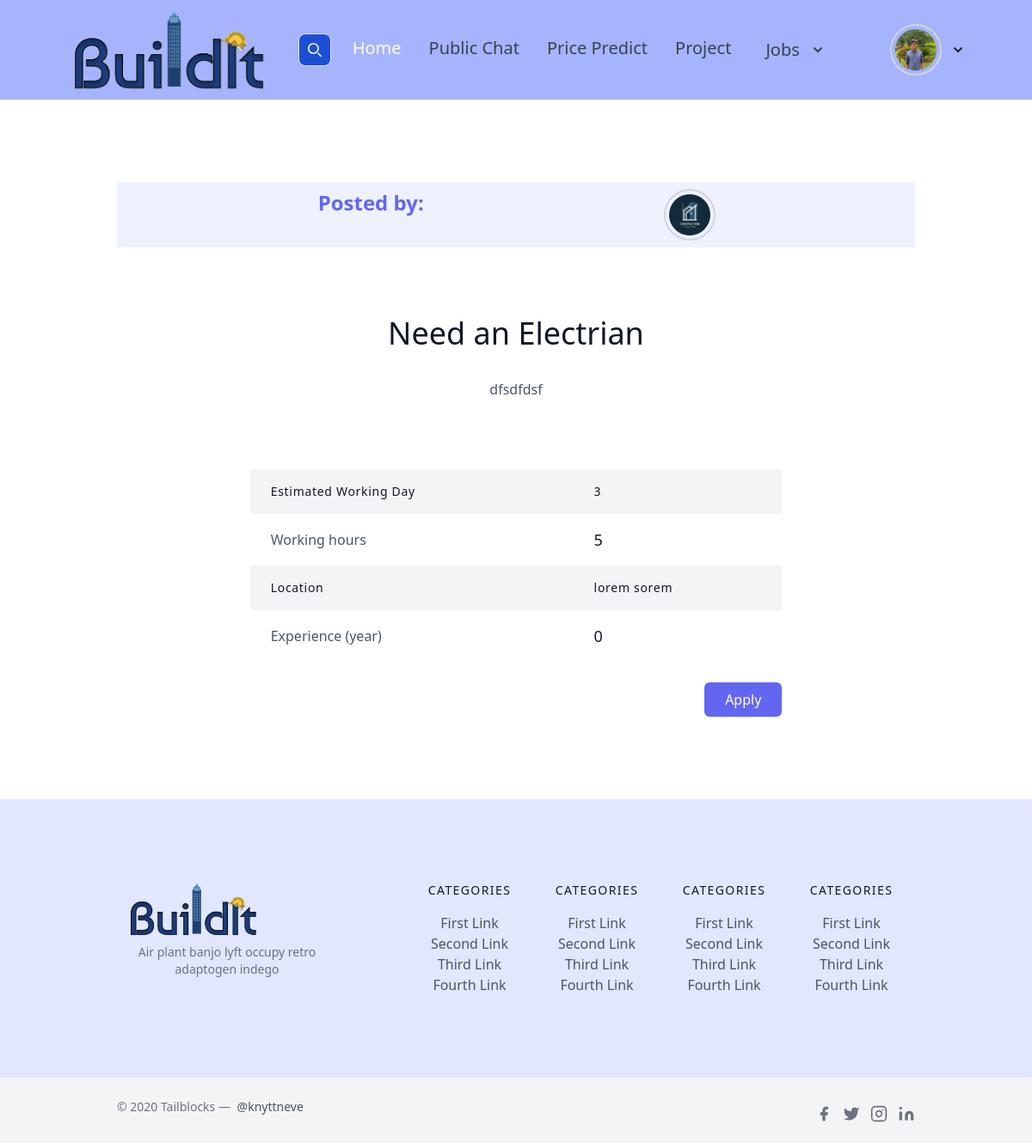
The page /jobs/2/ (signed in) on the database its author committed.
### users/models.py (models this page shows, shortened)
class Profile(models.Model):
    user = models.OneToOneField(User, on_delete=models.CASCADE)
    image = models.ImageField(default='default.jpg',upload_to='profile_pic')
    bio = models.CharField(default='',max_length=100)

### jobs/models.py (models this page shows, shortened)
class Jobs(models.Model):  # Inherit from models.Model here
    is_available = models.BooleanField(default=True)
    job_title = models.CharField(max_length=50)
    job_description = models.CharField(max_length=500)
    deal_payment = models.IntegerField(default=0)
    location = models.CharField(max_length=100)
    working_day = models.IntegerField(default=0)
    working_hours = models.IntegerField(default=0)
    experience_year = models.IntegerField(default=0)
    date_posted = models.DateTimeField(default=timezone.now)
    posted_by = models.ForeignKey(User,on_delete=models.CASCADE)

### jobs/views.py (the view)
# urls.py: path('<int:pk>/',JobDetailsView.as_view(),name='job-details'),
class JobDetailsView(LoginRequiredMixin,DetailView):
    model = Jobs
    template_name = 'jobs/job_details.html'
    context_object_name = 'job'

### jobs/templates/jobs/job_details.html
{% extends 'posts/base.html' %}
{% block content %}
    <section class="text-gray-600 body-font">
        <div class="container px-5 py-24 mx-auto">
            <div class="flex justify-content-evenly align-center text-center w-full mb-20 bg-indigo-50">
                <h1 class="font-bold text-2xl text-indigo-500 pt-2">Posted by:</h1>
                <a href="{% url 'profile' job.posted_by.username %}" class="py-2.5 text-center inline-flex items-center dark:bg-blue-600 dark:hover:bg-blue-700 dark:focus:ring-blue-800">
                    <img class="w-14 ml-12 h-14 p-1 rounded-full ring-2 ring-gray-300 dark:ring-gray-500"
                         src="{{ job.posted_by.profile.image.url }}" alt="Rounded avatar">
                </a>
            </div>
            <div class="flex flex-col text-center w-full mb-20">
                <h1 class="sm:text-4xl text-3xl font-medium title-font mb-2 text-gray-900">{{ job.job_title }}</h1>
                <p class="lg:w-2/3 mx-auto leading-relaxed text-base pt-4">{{ job.job_description }}</p>
            </div>
            <div class="lg:w-2/3 w-full mx-auto overflow-auto">
                <table class="table-auto w-full text-left whitespace-no-wrap">
                    <tbody>
                    <tr>
                        <th class="px-4 py-3 title-font tracking-wider font-medium text-gray-900 text-sm bg-gray-100 rounded-tl rounded-bl">
                            Estimated Working Day
                        </th>
                        <th class="px-4 py-3 title-font tracking-wider font-medium text-gray-900 text-sm bg-gray-100">{{ job.working_day }}</th>
                    </tr>
                    <tr>
                        <td class="px-4 py-3">Working hours</td>
                        <td class="px-4 py-3 text-lg text-gray-900">{{ job.working_hours }}</td>
                    </tr>
                    <tr>
                        <th class="px-4 py-3 title-font tracking-wider font-medium text-gray-900 text-sm bg-gray-100 rounded-tl rounded-bl">
                            Location
                        </th>
                        <th class="px-4 py-3 title-font tracking-wider font-medium text-gray-900 text-sm bg-gray-100">{{ job.location }}</th>
                    </tr>
                    <tr>
                        <td class="px-4 py-3">Experience (year)</td>
                        <td class="px-4 py-3 text-lg text-gray-900">{{ job.experience_year }}</td>
                    </tr>
                    </tbody>
                </table>
            </div>
            {% if job.posted_by != user %}
                <div class="flex pl-4 mt-4 lg:w-2/3 w-full mx-auto">
                    <a href="{% url 'apply-job' job.id %}" class="flex ml-auto text-white bg-indigo-500 border-0 py-2 px-6 focus:outline-none hover:bg-indigo-600 rounded">
                        Apply
                    </a>
                </div>
            {% else %}
                 <div class="flex pl-4 mt-4 lg:w-2/3 w-full mx-auto">
                    <a href="{% url 'job-update' job.id %}" class="flex ml-auto text-white bg-indigo-500 border-0 py-2 px-6 focus:outline-none hover:bg-indigo-600 rounded">
                        Update Job
                    </a>
                </div>
            {% endif %}
        </div>
    </section>
{% endblock %}

### posts/templates/posts/Header.html (shortened to what this page needs)
{% load static %}
<nav class="bg-indigo-300 border-gray-200 px-12 lg:px-6 py-2.5 dark:bg-gray-800 text-xl disfi">
        <div class="flex justify-evenly items-center  max-w-screen-3xl px-8">
            <a href="{% url 'posts-home' %}" class="flex items-center">
                <img src="{% static 'posts/images/logo.png' %}" class="mr-1.5 w-26 h-24 sm:h-24" alt="Flowbite Logo"/>
            </a>
            <form class="flex items-center max-w-4xl w-70" method="get" action="{% url 'post_search' %}">
                <button type="submit"
                        class="p-2.5 ms-2 text-sm font-medium text-white bg-blue-700 rounded-lg border border-blue-700 hover:bg-blue-800 focus:ring-4 focus:outline-none focus:ring-blue-300 dark:bg-blue-600 dark:hover:bg-blue-700 dark:focus:ring-blue-800">
                    <svg class="w-4 h-4" aria-hidden="true" xmlns="http://www.w3.org/2000/svg" fill="none"
                         viewBox="0 0 20 20">
                        <path stroke="currentColor" stroke-linecap="round" stroke-linejoin="round" stroke-width="2"
                              d="m19 19-4-4m0-7A7 7 0 1 1 1 8a7 7 0 0 1 14 0Z"/>
                    </svg>
                </button>
            </form>
            <div class="flex items-center justify-between gap-8 flex-nowrap lg:order-2">
                {% if user.is_authenticated %}
                    <div class="flex justify-between items-center">
                        <div>
                            <button id="profileDropdownButton" data-dropdown-toggle="profileDropdown"
                                    class="py-2.5 text-center inline-flex items-center dark:bg-blue-600 dark:hover:bg-blue-700 dark:focus:ring-blue-800"
                                    type="button">
                                <img class="w-14 ml-12 h-14 p-1 rounded-full ring-2 ring-gray-300 dark:ring-gray-500"
                                     src="{{ user.profile.image.url }}" alt="Rounded avatar">
                                <svg class="w-2.5 h-2.5 ms-3" aria-hidden="true" xmlns="http://www.w3.org/2000/svg"
                                     fill="none" viewBox="0 0 10 6">
                                    <path stroke="currentColor" stroke-linecap="round" stroke-linejoin="round"
                                          stroke-width="2" d="m1 1 4 4 4-4"/>
                                </svg>
                            </button>
                        </div>
                    </div>
                {% endif %}
            </div>
            <div class="hidden justify-between items-center w-full lg:flex lg:w-auto lg:order-1" id="mobile-menu-2">
                <ul class="flex font-medium  lg:space-x-8 lg:mt-0">
                    <li>
                        <a href="{% url 'posts-home' %}"
                           class="block py-2 pr-4 pl-3 text-white rounded bg-blue-700 lg:bg-transparent lg:text-blue-700 lg:p-0 dark:text-white"
                           aria-current="page">Home</a>
                    </li>
                    <li>
                        <a href="{% url 'chat' %}"
                           class="block py-2 pr-4 pl-3 text-gray-700 border-b border-gray-100 hover:bg-gray-50 lg:hover:bg-transparent lg:border-0 lg:hover:text-blue-700 lg:p-0 dark:text-gray-400 lg:dark:hover:text-white dark:hover:bg-gray-700 dark:hover:text-white lg:dark:hover:bg-transparent dark:border-gray-700">Public
                            Chat</a>
                    </li>
                    <li>
                        <a href="{% url 'prediction' %}"
                           class="block py-2 pr-4 pl-3 text-gray-700 border-b border-gray-100 hover:bg-gray-50 lg:hover:bg-transparent lg:border-0 lg:hover:text-blue-700 lg:p-0 dark:text-gray-400 lg:dark:hover:text-white dark:hover:bg-gray-700 dark:hover:text-white lg:dark:hover:bg-transparent dark:border-gray-700">Price
                            Predict</a>
                    </li>
                    <li>
                        <a href="{% url 'project-dashboard' %}"
                           class="block py-2 pr-4 pl-3 text-gray-700 border-b border-gray-100 hover:bg-gray-50 lg:hover:bg-transparent lg:border-0 lg:hover:text-blue-700 lg:p-0 dark:text-gray-400 lg:dark:hover:text-white dark:hover:bg-gray-700 dark:hover:text-white lg:dark:hover:bg-transparent dark:border-gray-700">Project</a>
                    </li>
                    <li>
                        <div class="gap-8">
                                <button id="jobDropdownButton" data-dropdown-toggle="jobDropdown"
                                        class="text-gray-700 hover:bg-blue-800 focus:ring-4 focus:outline-none focus:ring-blue-300 font-medium rounded-lg text-xl px-2 py-2.5 text-center inline-flex items-center dark:bg-blue-600 hover:text-white dark:hover:bg-indigo-700 dark:focus:ring-indigo-700"
                                        type="button">
                                    Jobs
                                    <svg class="w-2.5 h-2.5 ms-3" aria-hidden="true" xmlns="http://www.w3.org/2000/svg"
                                         fill="none" viewBox="0 0 10 6">
                                        <path stroke="currentColor" stroke-linecap="round" stroke-linejoin="round"
                                              stroke-width="2" d="m1 1 4 4 4-4"/>
                                    </svg>
                                </button>
                            </div>
                    </li>
                </ul>
            </div>
        </div>
    </nav>

### posts/static/css_pm/myStyle.css (style rules this page uses)
html { line-height: 1.5; -webkit-text-size-adjust: 100%; -moz-tab-size: 4; -o-tab-size: 4; tab-size: 4; font-family: ui-sans-serif, system-ui, -apple-system, BlinkMacSystemFont, "Segoe UI", Roboto, "Helvetica Neue", Arial, "Noto Sans", sans-serif, "Apple Color Emoji", "Segoe UI Emoji", "Segoe UI Symbol", "Noto Color Emoji"; font-feature-settings: normal; font-variation-settings: normal; }
body { margin: 0; line-height: inherit; }
h1, h2, h3, h4, h5, h6 { font-size: inherit; font-weight: inherit; }
a { color: inherit; text-decoration: inherit; }
table { text-indent: 0; border-color: inherit; border-collapse: collapse; }
button, input, optgroup, select, textarea { font-family: inherit; font-feature-settings: inherit; font-variation-settings: inherit; font-size: 100%; font-weight: inherit; line-height: inherit; color: inherit; margin: 0; padding: 0; }
button, select { text-transform: none; }
button, [type='button'], [type='reset'], [type='submit'] { -webkit-appearance: button; background-color: transparent; background-image: none; }
blockquote, dl, dd, h1, h2, h3, h4, h5, h6, hr, figure, p, pre { margin: 0; }
ol, ul, menu { list-style: none; margin: 0; padding: 0; }
button, [role="button"] { cursor: pointer; }
img, svg, video, canvas, audio, iframe, embed, object { display: block; vertical-align: middle; }
img, video { max-width: 100%; height: auto; }
.mb-2 { margin-bottom: 0.5rem; }
.ml-auto { margin-left: auto; }
.mt-4 { margin-top: 1rem; }
.block { display: block; }
.flex { display: flex; }
.hidden { display: none; }
.h-4 { height: 1rem; }
.w-full { width: 100%; }
.items-center { align-items: center; }
.justify-between { justify-content: space-between; }
.rounded { border-radius: 0.25rem; }
.rounded-full { border-radius: 9999px; }
.border { border-width: 1px; }
.border-b { border-bottom-width: 1px; }
.border-gray-100 { --tw-border-opacity: 1; border-color: rgb(243 244 246 / var(--tw-border-opacity)); }
.border-gray-200 { --tw-border-opacity: 1; border-color: rgb(229 231 235 / var(--tw-border-opacity)); }
.bg-gray-100 { --tw-bg-opacity: 1; background-color: rgb(243 244 246 / var(--tw-bg-opacity)); }
.p-1 { padding: 0.25rem; }
.px-4 { padding-left: 1rem; padding-right: 1rem; }
.px-6 { padding-left: 1.5rem; padding-right: 1.5rem; }
.py-2 { padding-top: 0.5rem; padding-bottom: 0.5rem; }
.pl-4 { padding-left: 1rem; }
.pr-4 { padding-right: 1rem; }
.pt-4 { padding-top: 1rem; }
.text-left { text-align: left; }
.text-2xl { font-size: 1.5rem; line-height: 2rem; }
.text-base { font-size: 1rem; line-height: 1.5rem; }
.text-lg { font-size: 1.125rem; line-height: 1.75rem; }
.text-sm { font-size: 0.875rem; line-height: 1.25rem; }
.text-xl { font-size: 1.25rem; line-height: 1.75rem; }
.font-bold { font-weight: 700; }
.font-medium { font-weight: 500; }
.text-gray-600 { --tw-text-opacity: 1; color: rgb(75 85 99 / var(--tw-text-opacity)); }
.text-white { --tw-text-opacity: 1; color: rgb(255 255 255 / var(--tw-text-opacity)); }

### rows shown on the page
Jobs: posted_by.profile.image (picture), job_title "Need an Electrian", job_description "dfsdfdsf", working_day "3", working_hours "5", location "lorem sorem", experience_year "0"
